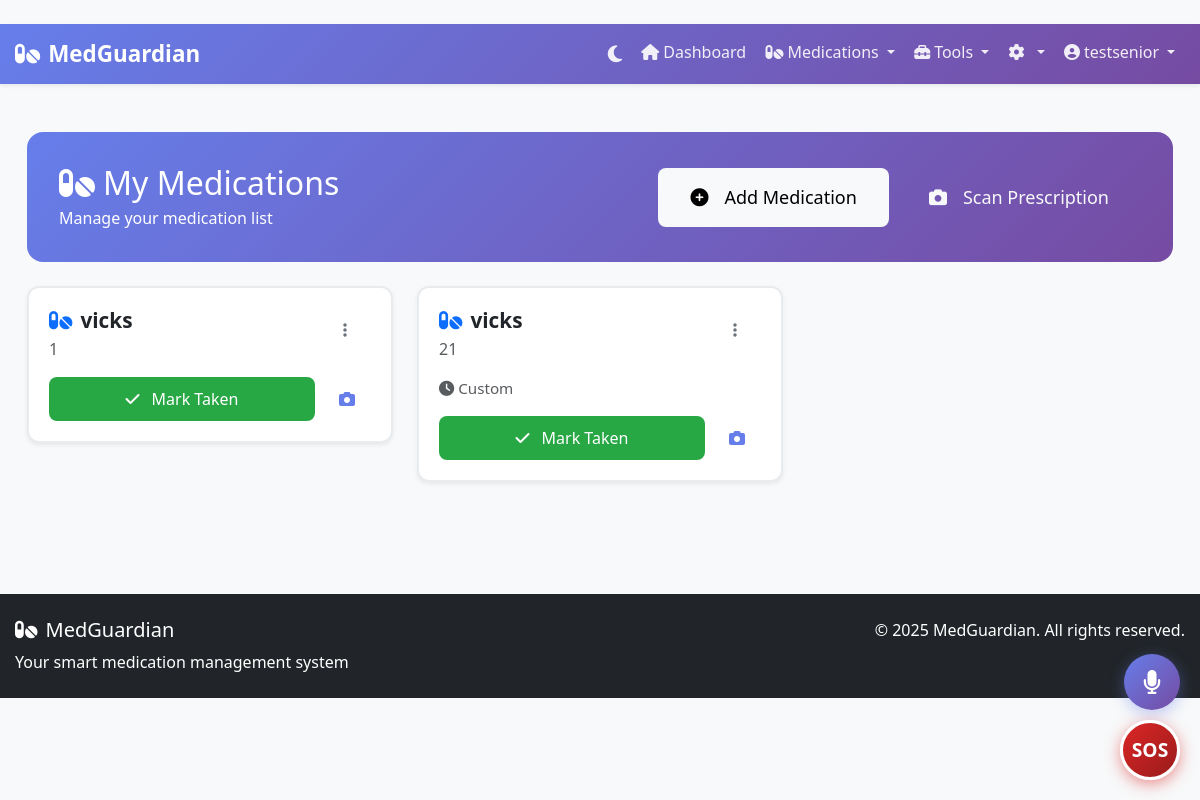
Page /medication/medications (signed in) on the earlier database version.
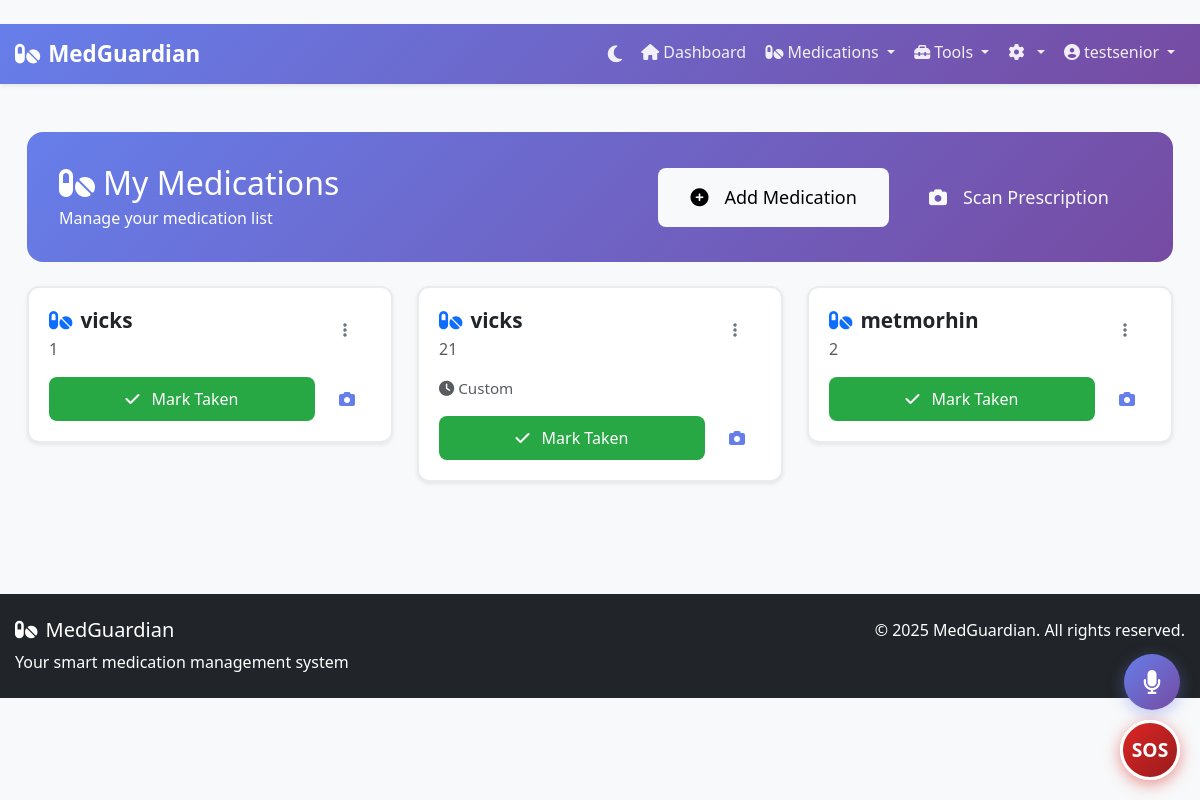
Same page on the later database version.
### app/models/auth.py (models this page shows, shortened)
class User(UserMixin, BaseModel):
    __tablename__ = 'user'
    username = db.Column(db.String(100), nullable=False, unique=True, index=True)
    email = db.Column(db.String(100), nullable=False, unique=True, index=True)
    password_hash = db.Column(db.String(200))
    role = db.Column(db.String(20), nullable=False, default='senior', index=True)
    telegram_chat_id = db.Column(db.String(50), nullable=True, unique=True)
    medications = db.relationship('Medication', backref='user', lazy=True, cascade='all, delete-orphan')

### app/models/medication.py (models this page shows, shortened)
class Medication(BaseModel):
    __tablename__ = 'medication'
    name = db.Column(db.String(100), nullable=False, index=True)
    dosage = db.Column(db.String(50), nullable=False)
    frequency = db.Column(db.String(50), nullable=False)
    instructions = db.Column(db.Text)
    user_id = db.Column(db.Integer, db.ForeignKey('user.id', ondelete='CASCADE'), nullable=False, index=True)
    morning = db.Column(db.Boolean, default=False)
    afternoon = db.Column(db.Boolean, default=False)
    evening = db.Column(db.Boolean, default=False)
    night = db.Column(db.Boolean, default=False)
    reminder_enabled = db.Column(db.Boolean, default=True)
    reminder_sound = db.Column(db.Boolean, default=True)
    reminder_voice = db.Column(db.Boolean, default=True)
    custom_reminder_times = db.Column(db.String(200))
    start_date = db.Column(db.Date, index=True)
    end_date = db.Column(db.Date, index=True)
    priority = db.Column(db.String(20), default='normal', index=True)
    custom_times = db.Column(db.String(200))  # JSON string for custom times
    barcode = db.Column(db.String(100), nullable=True, index=True)  # UPC/EAN/QR code
    reference_image_path = db.Column(db.String(500), nullable=True)  # Path to reference photo
    image_features = db.Column(db.Text, nullable=True)  # JSON: color histogram, shape features
    label_text = db.Column(db.Text, nullable=True)  # OCR extracted text from label
    reference_images = db.Column(db.Text, nullable=True)  # JSON: ["base64img1", "base64img2", ...]
    background_image = db.Column(db.Text, nullable=True)  # Background-only capture for subtraction
    ai_trained = db.Column(db.Boolean, default=False)  # True if user completed AI training

### app/routes/medication.py (the view)
@medication.route('/medications')
@login_required
def list_medications():
    medications = Medication.query.filter_by(user_id=current_user.id).all()
    return render_template('medication/list.html', medications=medications)

### app/templates/medication/list.html (shortened to what this page needs)
{% extends "base.html" %}
{% block content %}
<div class="container medication-page py-4">
    <div class="page-header">
        <div class="d-flex justify-content-between align-items-center flex-wrap gap-3">
            <div>
                <h2 class="mb-1">
                    <i class="fas fa-pills me-2"></i>My Medications
                </h2>
                <p class="mb-0 opacity-90">Manage your medication list</p>
            </div>
            <div class="d-flex gap-2 flex-wrap">
                <a href="{{ url_for('medication.add_medication') }}" class="btn btn-light btn-lg">
                    <i class="fas fa-plus-circle me-2"></i>Add Medication
                </a>
                <a href="{{ url_for('prescription.scanner') }}" class="btn btn-outline-light btn-lg">
                    <i class="fas fa-camera me-2"></i>Scan Prescription
                </a>
            </div>
        </div>
    </div>
    {% if medications %}
    <div class="row">
        {% for med in medications %}
        <div class="col-lg-6 col-xl-4">
            <div class="medication-card card">
                <div class="card-body">
                    <div class="d-flex justify-content-between align-items-start mb-3">
                        <div>
                            <h5 class="med-name mb-1">
                                <i class="fas fa-pills text-primary me-2"></i>{{ med.name }}
                            </h5>
                            <span class="text-muted">{{ med.dosage }}</span>
                        </div>
                        <div class="dropdown">
                            <button class="btn btn-outline-secondary btn-sm" data-bs-toggle="dropdown">
                                <i class="fas fa-ellipsis-v"></i>
                            </button>
                        </div>
                    </div>
                    {% if med.frequency %}
                    <p class="text-muted mb-3" style="font-size: 0.95rem;">
                        <i class="fas fa-clock me-1"></i>{{ med.frequency }}
                    </p>
                    {% endif %}
                    <div class="d-flex gap-2">
                        <form action="{{ url_for('medication.mark_taken', medication_id=med.id) }}" method="post"
                            class="taken-form flex-grow-1" data-med-name="{{ med.name }}">
                            <button type="button" class="btn btn-success action-btn w-100 taken-btn">
                                <i class="fas fa-check me-1"></i>Mark Taken
                            </button>
                        </form>
                        <button class="btn btn-outline-primary action-btn verify-btn" data-id="{{ med.id }}">
                            <i class="fas fa-camera"></i>
                        </button>
                    </div>
                </div>
            </div>
        </div>
        {% endfor %}
    </div>
    {% endif %}
</div>
{% endblock %}

### app/templates/base.html (shortened to what this page needs)
﻿<!DOCTYPE html>
<html lang="en">
<head>
    <link href="https://cdn.jsdelivr.net/npm/bootstrap@5.3.0/dist/css/bootstrap.min.css" rel="stylesheet">
    <link href="https://cdnjs.cloudflare.com/ajax/libs/font-awesome/6.4.0/css/all.min.css" rel="stylesheet">
    <link href="{{ url_for('static', filename='css/style.css') }}" rel="stylesheet">
    <link href="{{ url_for('static', filename='css/accessibility.css') }}" rel="stylesheet">
    <link href="{{ url_for('static', filename='css/reminder_banner.css') }}" rel="stylesheet">
    <link href="{{ url_for('static', filename='css/camera_modal.css') }}" rel="stylesheet">
</head>
<body>
    <nav class="navbar navbar-expand-lg navbar-dark shadow-sm"
        style="background: linear-gradient(135deg, #667eea 0%, #764ba2 100%);">
        <div class="container">
            <a class="navbar-brand fw-bold"
                href="{% if current_user.is_authenticated %}{{ url_for('main.dashboard') }}{% else %}{{ url_for('main.index') }}{% endif %}">
                <i class="fas fa-pills me-2"></i>MedGuardian
            </a>
            <div class="collapse navbar-collapse" id="navbarNav">
                <ul class="navbar-nav ms-auto">
                    {% if current_user.is_authenticated %}
                    <li class="nav-item">
                        <a class="nav-link" href="{{ url_for('main.dashboard') }}">
                            <i class="fas fa-home me-1"></i>Dashboard
                        </a>
                    </li>
                    <li class="nav-item dropdown">
                        <a class="nav-link dropdown-toggle" href="#" role="button" data-bs-toggle="dropdown">
                            <i class="fas fa-pills me-1"></i>Medications
                        </a>
                    </li>
                    <li class="nav-item dropdown">
                        <a class="nav-link dropdown-toggle" href="#" role="button" data-bs-toggle="dropdown">
                            <i class="fas fa-toolbox me-1"></i>Tools
                        </a>
                    </li>
                    <li class="nav-item dropdown">
                        <a class="nav-link dropdown-toggle" href="#" role="button" data-bs-toggle="dropdown">
                            <i class="fas fa-cog me-1"></i>
                        </a>
                    </li>
                    <li class="nav-item dropdown">
                        <a class="nav-link dropdown-toggle" href="#" role="button" data-bs-toggle="dropdown">
                            <i class="fas fa-user-circle me-1"></i>{{ current_user.username }}
                        </a>
                    </li>
                    {% endif %}
                </ul>
            </div>
        </div>
    </nav>
    <main class="container-fluid py-4">
        {% block content %}{% endblock %}
    </main>
    {% if current_user.is_authenticated %}
    <button id="emergencySosBtn" class="emergency-sos-btn" onclick="window.location.href='/emergency/sos'"
        title="Emergency SOS">
        SOS
    </button>
    {% endif %}
    <footer class="bg-dark text-white py-4 mt-5">
        <div class="container">
            <div class="row">
                <div class="col-md-6">
                    <h5><i class="fas fa-pills me-2"></i>MedGuardian</h5>
                    <p class="mb-0">Your smart medication management system</p>
                </div>
                <div class="col-md-6 text-md-end">
                    <p class="mb-0">&copy; 2025 MedGuardian. All rights reserved.</p>
                </div>
            </div>
        </div>
    </footer>
</body>
</html>

### app/static/css/style.css (style rules this page uses)
:root { --primary-color: #667eea; --secondary-color: #764ba2; --success-color: #28a745; --warning-color: #ffc107; --danger-color: #dc3545; --info-color: #17a2b8; --light-color: #f8f9fa; --dark-color: #343a40; --font-family: 'Segoe UI', Tahoma, Geneva, Verdana, sans-serif; --senior-font-size: 1.125rem; --senior-font-size-large: 1.5rem; --senior-font-size-xlarge: 2rem; --high-contrast-bg: #ffffff; --high-contrast-text: #000000; }
* { margin: 0; padding: 0; box-sizing: border-box; }
body { font-family: var(--font-family); line-height: 1.8; color: var(--dark-color); background-color: var(--light-color); font-size: 16px; }
.container { max-width: 1200px; margin: 0 auto; padding: 0 15px; }
.mt-5 { margin-top: 3rem; }
.mb-1 { margin-bottom: 0.25rem; }
.mb-3 { margin-bottom: 1rem; }
.py-4 { padding-top: 1.5rem; padding-bottom: 1.5rem; }
.btn { display: inline-block; padding: 0.75rem 1.5rem; font-weight: 500; text-align: center; text-decoration: none; border-radius: 0.375rem; border: none; cursor: pointer; transition: all 0.3s ease; min-height: 44px; }
.btn-success { background-color: var(--success-color); color: white; }
.btn-outline-primary { background-color: transparent; border: 2px solid var(--primary-color); color: var(--primary-color); }
.btn-lg { padding: 1rem 2rem; font-size: 1.25rem; }
.card { background: white; border-radius: 0.5rem; box-shadow: 0 0.125rem 0.25rem rgba(0, 0, 0, 0.075); border: 1px solid rgba(0, 0, 0, 0.125); overflow: hidden; }
.card-body { padding: 1.25rem; }
.emergency-sos-btn { position: fixed; bottom: 20px; right: 20px; width: 60px; height: 60px; border-radius: 50%; background: linear-gradient(135deg, #dc2626 0%, #991b1b 100%); border: 3px solid white; color: white; font-size: 1.2rem; font-weight: bold; cursor: pointer; box-shadow: 0 4px 15px rgba(220, 38, 38, 0.5); transition: all 0.3s ease; z-index: 1001; }
body, .card, .btn, .form-control, .form-select, .dropdown-menu, .modal-content, .alert, footer { transition: background-color 0.3s ease, color 0.3s ease, border-color 0.3s ease; }

### app/static/css/accessibility.css (style rules this page uses)
body.font-medium { font-size: 16px !important; }
body.line-spacing-normal { line-height: 1.5; }

### app/static/css/camera_modal.css (style rules this page uses)
.btn { padding: 12px 24px; border: none; border-radius: 8px; font-size: 16px; font-weight: 500; cursor: pointer; transition: all 0.2s; display: inline-flex; align-items: center; justify-content: center; gap: 8px; }
.btn-lg { padding: 16px 32px; font-size: 18px; }

### app/templates/medication/list.html (style rules this page uses)
.medication-page .page-header { background: linear-gradient(135deg, #667eea 0%, #764ba2 100%); border-radius: 16px; padding: 2rem; color: white; margin-bottom: 1.5rem; }
.medication-page .medication-card { border-radius: 12px; border: 2px solid #e9ecef; transition: all 0.2s ease; margin-bottom: 1rem; }
.medication-page .med-name { font-size: 1.3rem; font-weight: 600; }
.medication-page .action-btn { padding: 0.5rem 1rem; border-radius: 8px; font-weight: 500; }

### app/templates/base.html (style rules this page uses)
.navbar .nav-link { color: rgba(255, 255, 255, 0.9) !important; font-weight: 500; transition: all 0.3s ease; padding: 0.5rem 1rem; border-radius: 8px; margin: 0 0.1rem; }
.navbar-brand { font-size: 1.4rem; transition: transform 0.3s ease; }

Differences in the rows shown:
added Medication: name "metmorhin", dosage "2"
